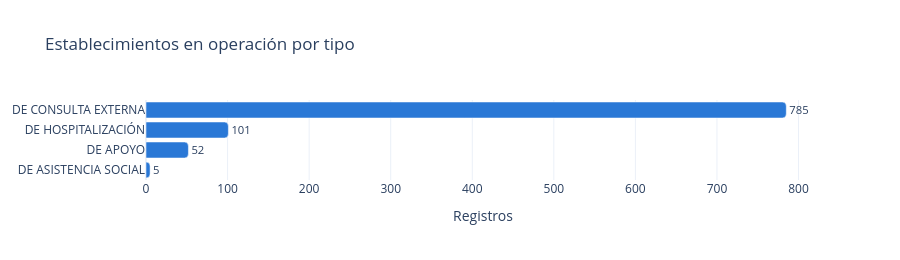

Notebook cell for this chart:
### Markdown cell above
Frecuencia por tipo de establecimiento.

### Code cell
barras(conteo(op["NOMBRE TIPO ESTABLECIMIENTO"]), "Establecimientos en operación por tipo")

### Figure 1 — Plotly figure (JSON) as saved in the notebook; plotly's stock layout.template omitted (floating-point values rounded to 4 significant figures)
{"data": [{"alignmentgroup": "True", "cliponaxis": false, "hovertemplate": "x=%{x}<br>y=%{y}<br>text=%{text}<extra></extra>", "legendgroup": "", "marker": {"color": "#2a78d6", "pattern": {"shape": ""}}, "name": "", "offsetgroup": "", "orientation": "h", "showlegend": false, "text": [5, 52, 101, 785], "textposition": "outside", "type": "bar", "x": [5, 52, 101, 785], "xaxis": "x", "y": ["DE ASISTENCIA SOCIAL", "DE APOYO", "DE HOSPITALIZACIÓN", "DE CONSULTA EXTERNA"], "yaxis": "y"}], "layout": {"barcornerradius": 4, "barmode": "relative", "height": 260, "legend": {"tracegroupgap": 0}, "title": {"text": "Establecimientos en operación por tipo"}, "xaxis": {"anchor": "y", "domain": [0, 1], "title": {"text": "Registros"}}, "yaxis": {"anchor": "x", "domain": [0, 1], "title": {}}}}
